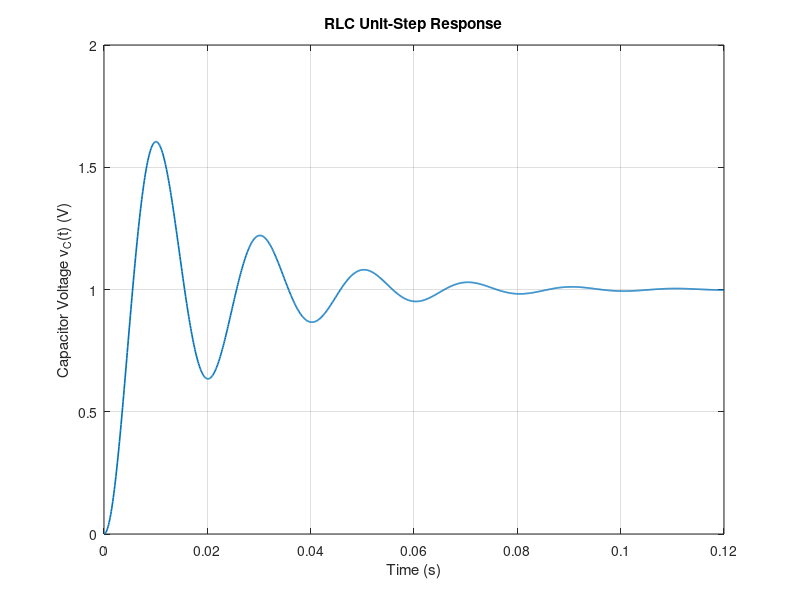
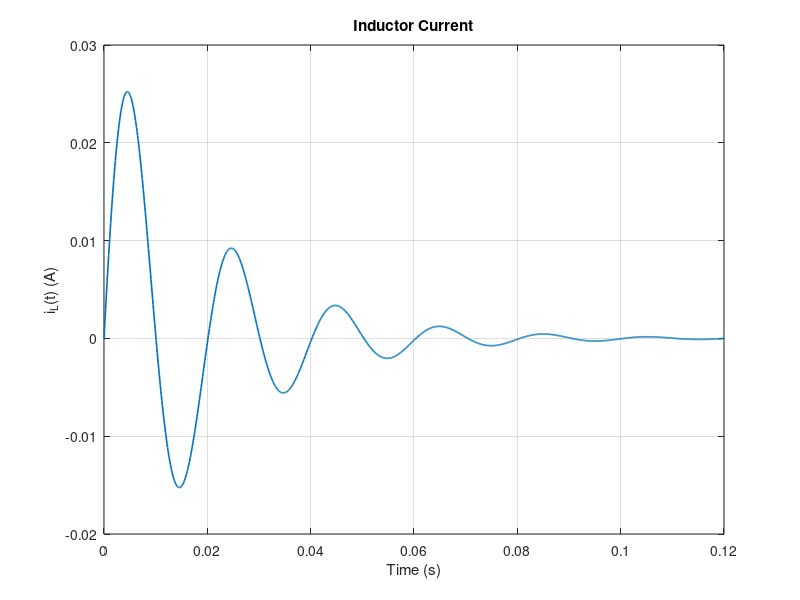
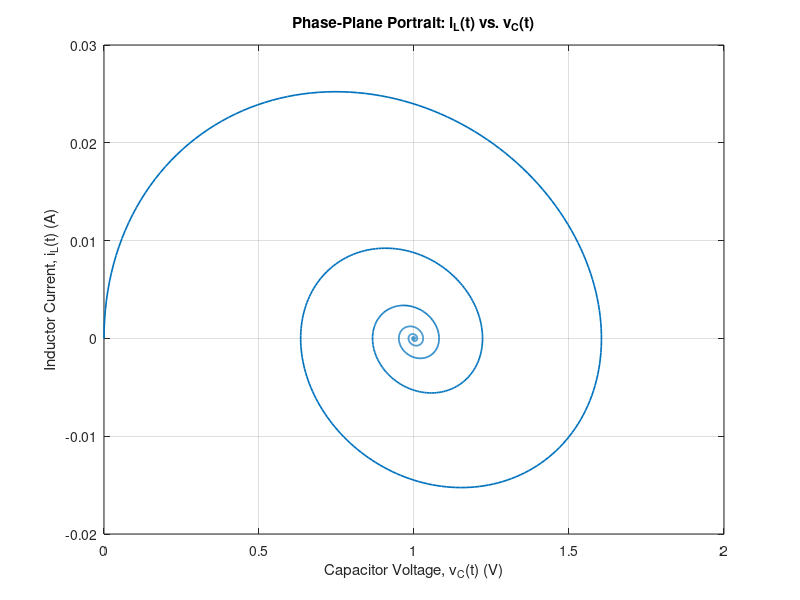

Source code (MATLAB) for these figures, in order:
clear; clc; close all;

% Circuit parameters
R = 10;          % Ohms
L = 0.1;         % Henry
C = 100e-6;      % Farads

% State-space matrices
A = [-R/L, -1/L; 
      1/C,    0];
B = [1/L; 
       0];
Cmat = [0, 1];
D = 0;

% State-space model
sys_ss = ss(A, B, Cmat, D);

% Time vector and responses
t = 0:1e-4:0.12;
[y, t_out, x] = step(sys_ss, t);

% Unit-step response (v_C)
figure;
plot(t_out, y, 'LineWidth', 1.2);
grid on;
title('RLC Unit-Step Response');
xlabel('Time (s)'); ylabel('Capacitor Voltage v_C(t) (V)');

% Inductor current trajectory
figure;
plot(t_out, x(:,1), 'LineWidth', 1.2);
grid on;
title('Inductor Current');
xlabel('Time (s)'); ylabel('i_L(t) (A)');

% Phase-plane portrait (i_L vs v_C)
figure;
plot(x(:,2), x(:,1), 'LineWidth', 1.2);
grid on;
title('Phase-Plane Portrait: i_L(t) vs. v_C(t)');
xlabel('Capacitor Voltage, v_C(t) (V)'); ylabel('Inductor Current, i_L(t) (A)');
